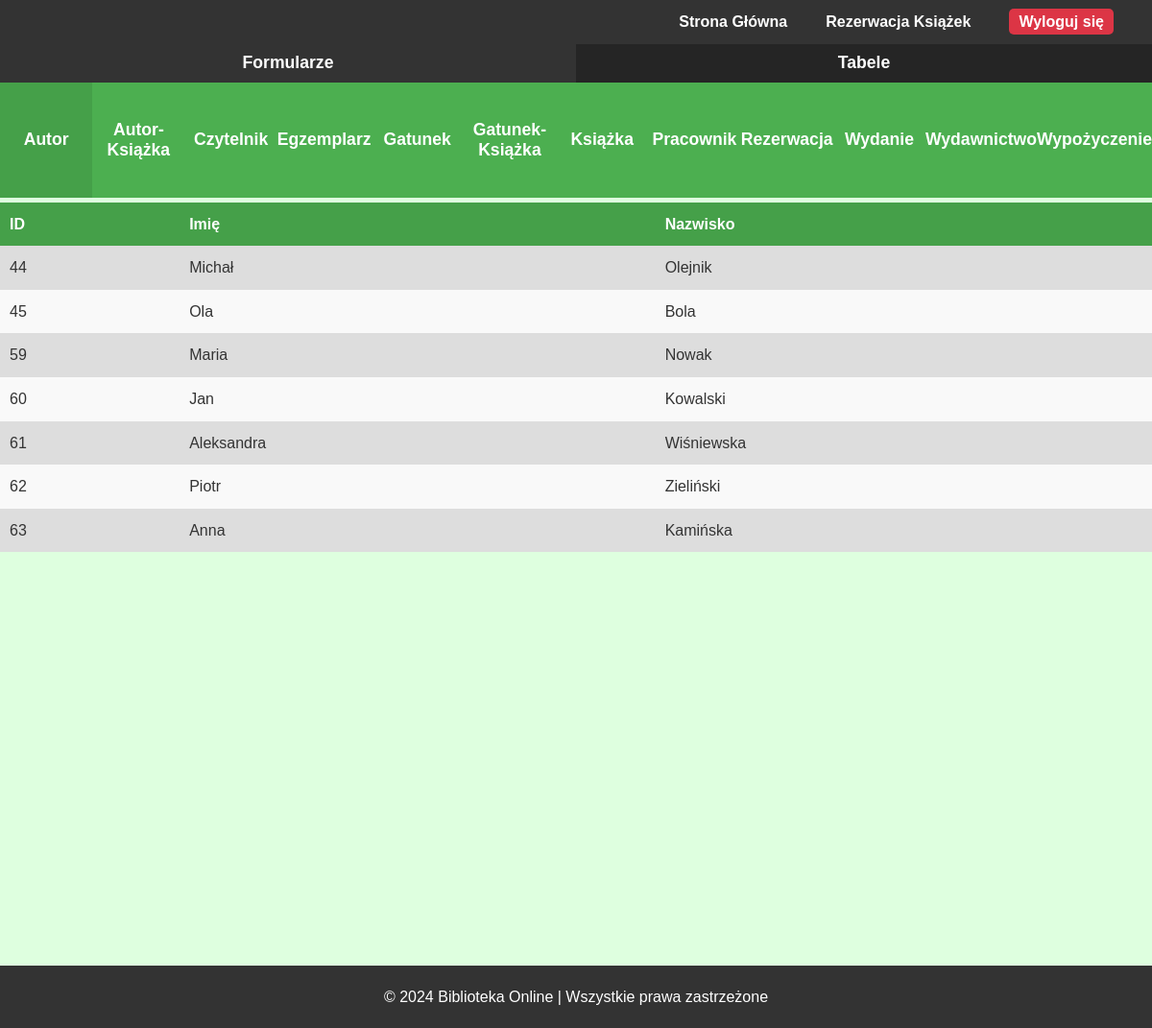
The app's page /php/admin/tabele/main_tabela.php (signed in), older data.
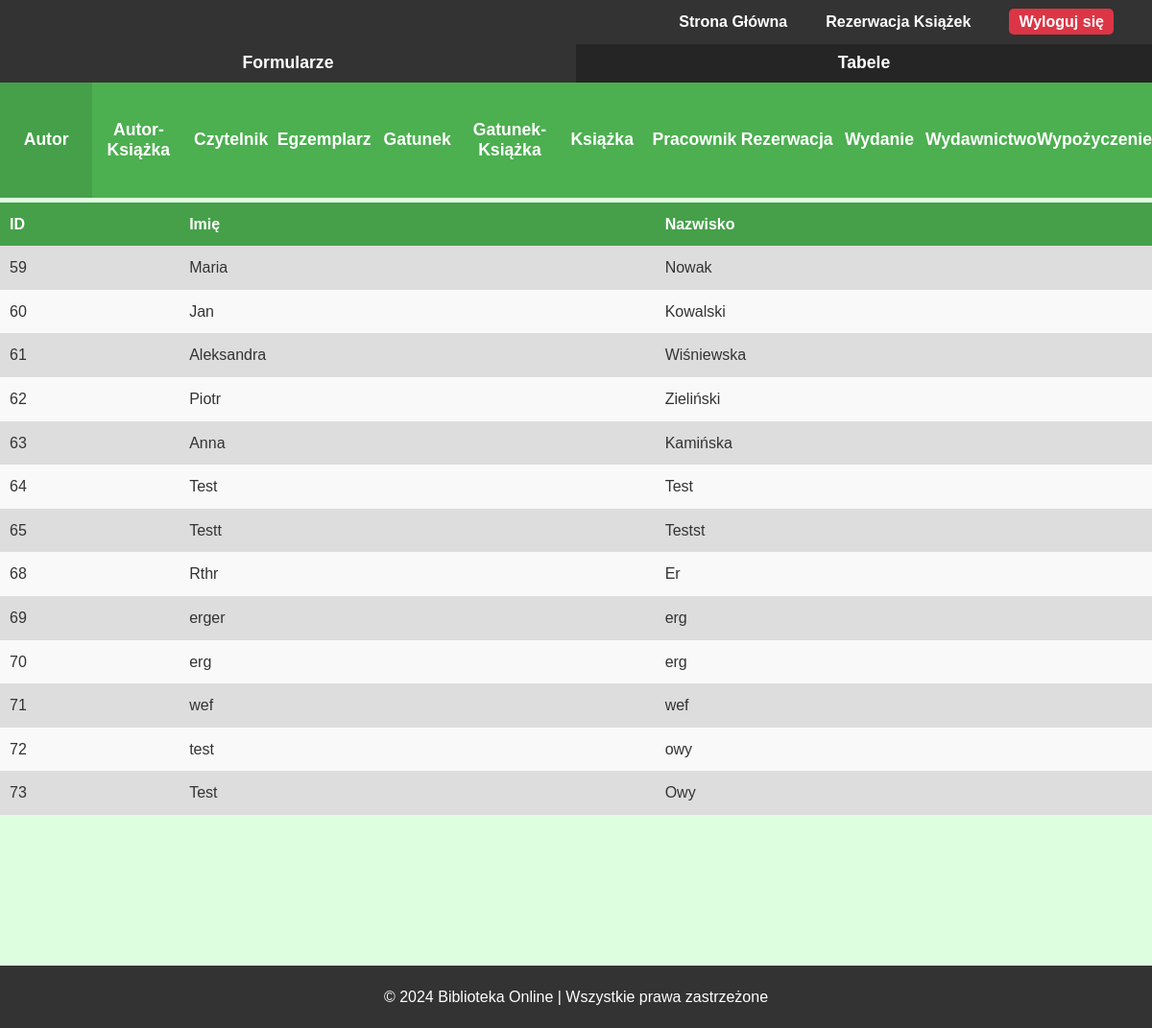
The same page, newer data.
### tables this page shows
CREATE TABLE `autor` (
  `ID` int(11) NOT NULL,
  `imie` varchar(50) NOT NULL,
  `nazwisko` varchar(50) NOT NULL
);

### php/admin/tabele/autor_tabela.php (the view)
<section id="tabela">
    <?php
    $sql = "SELECT * FROM autor";
    $result = $conn->query($sql);
    echo "<table>";
    echo "<thead>
            <tr>
                <th>ID</th>
                <th>Imię</th>
                <th>Nazwisko</th>
            </tr>
        </thead>";
    echo "<tbody>";
    if ($result->num_rows > 0)
    {
        while ($row = $result->fetch_assoc())
        {
            echo "<tr>
                    <td>" . $row["ID"] . "</td>
                    <td>" . $row["imie"] . "</td>
                    <td>" . $row["nazwisko"] . "</td>
                </tr>";
        }
    }
    else
    {
        echo "<tr>
                <td colspan='3' class='no-data'>Brak danych</td>
            </tr>";
    }
    echo "</tbody>";
    echo "</table>";
    ?>
</section>

### php/admin/tabele/main_tabela.php (shortened to what this page needs)
<?php
$tabela = isset($_GET['tabela']) ? $_GET['tabela'] : null;
if(!$tabela)
    $tabela = 'autor';
?>
<!DOCTYPE html>
<html lang="pl">
<head>
    <link rel="stylesheet" href="css/style.css">
    <link rel="stylesheet" href="css/admin.css">
</head>
<body>
    <header>
        <nav>
            <ul>
                <li><a href="/Biblioteka/index.php">Strona Główna</a></li>
                <li><a href="/Biblioteka/php/reservation.php">Rezerwacja Książek</a></li>
                <?php if(isset($_SESSION['user_id'])): ?>
                    <li><a href="/Biblioteka/php/logout.php" id="logoutBtn">Wyloguj się</a></li>
                <?php else: ?>
                    <li><a href="/Biblioteka/php/login.php">Zaloguj się</a></li>
                <?php endif; ?>
            </ul>
        </nav>
    </header>
    <section id="pasek">
        <ul>
            <li><a href="php/admin/formularze/main_formularz.php?formularz=<?php echo $tabela; ?>"><button>Formularze</button></a></li>
            <li><button disabled>Tabele</button></li>
        </ul>
    </section>
    <section id="panel">
        <ul>
            <?php
            $tabele = [
                'autor' => 'Autor',
                'autor_ksiazki' => 'Autor-Książka',
                'czytelnik' => 'Czytelnik',
                'egzemplarz' => 'Egzemplarz',
                'gatunek' => 'Gatunek',
                'gatunek_ksiazki' => 'Gatunek-Książka',
                'ksiazka' => 'Książka',
                'pracownik' => 'Pracownik',
                'rezerwacja' => 'Rezerwacja',
                'wydanie' => 'Wydanie',
                'wydawnictwo' => 'Wydawnictwo',
                'wypozyczenie' => 'Wypożyczenie'
            ];
            foreach ($tabele as $key => $value) {
                if ($tabela === $key) {
                    echo "<li><button disabled>$value</button></li>";
                } else {
                    echo "<li><a href='php/admin/tabele/main_tabela.php?tabela=$key'><button>$value</button></a></li>";
                }
            }
            ?>
        </ul>
    </section>
    <?php
        if ($tabela && array_key_exists($tabela, $tabele)){
            include(BASE_PATH . 'php/admin/tabele/' . $tabela . '_tabela.php');
        }
        else {
            echo "<p>Brak tabeli</p>";
        }
    ?>
    <footer>
        <p>&copy; 2024 Biblioteka Online | Wszystkie prawa zastrzeżone</p>
    </footer>
</body>
</html>

### css/style.css (style rules this page uses)
* { margin: 0; padding: 0; box-sizing: border-box; }
body { font-family: Arial, sans-serif; line-height: 1.6; background-color: #f4f4f4; color: #333; }
header { background-color: #333; color: #fff; padding: 10px 20px; }
header nav ul { color: #fff; list-style-type: none; margin: 0; padding: 0; display: flex; justify-content: flex-end; }
header nav ul li { display: inline; margin: 0 20px; }
header nav ul li a { text-decoration: none; color: #fff; font-weight: bold; font-family: Arial, sans-serif; }
#logoutBtn { background-color: #dc3545; color: white; padding: 5px 10px; text-decoration: none; font-weight: bold; border-radius: 5px; }
footer { text-align: center; padding: 20px 0; background-color: #333; color: white; position: relative; bottom: 0; width: 100%; }

### css/admin.css (style rules this page uses)
* { margin: 0; padding: 0; box-sizing: border-box; }
body { background-color: #deffdf; }
#pasek { background-color: #817f7f; height: 5vh; display: flex; justify-content: center; }
#pasek ul { display: flex; list-style-type: none; padding: 0; margin: 0; flex: 1; align-items: stretch; }
#pasek li { flex: 1; }
#pasek button { height: 100%; width: 100%; background-color: #333; color: white; font-size: 2.2vh; font-weight: bold; border: none; cursor: pointer; display: flex; align-items: center; justify-content: center; }
#pasek button:disabled { background-color: rgb(37, 37, 37); cursor: default; }
#panel { background-color: #4CAF50; height: 15vh; display: flex; justify-content: center; align-items: stretch; }
#panel ul { display: flex; list-style-type: none; padding: 0; margin: 0; flex: 1; align-items: stretch; }
#panel li { flex: 1; display: flex; justify-content: center; }
#panel button { height: 100%; width: 100%; background-color: #4CAF50; color: white; font-size: 2.2vh; font-weight: bold; border: none; cursor: pointer; display: flex; align-items: center; justify-content: center; }
#panel button:disabled { background-color: #45a049; cursor: default; }
#panel a { text-decoration: none; color: inherit; cursor: pointer; }
#pasek a { text-decoration: none; color: inherit; cursor: pointer; }
#tabela { background-color: #deffdf; height: auto; max-height: 100vh; height: 100vh; width: 100%; display: flex; justify-content: center; align-items: flex-start; box-sizing: border-box; overflow-y: scroll; direction: rtl; padding-top: 5px; }
#tabela table { border-collapse: collapse; width: 100%; max-height: 100%; overflow-y: auto; box-sizing: border-box; direction: ltr; }
#tabela table, th, td { box-sizing: border-box; }
#tabela th, td { padding: 10px; text-align: left; vertical-align: top; }
#tabela th { position: sticky; top: 0; background-color: #45a049; color: white; z-index: 2; }
#tabela tbody tr:nth-child(odd) { background-color: #ddd; }
#tabela tbody tr:nth-child(even) { background-color: #f9f9f9; }

Row changes from the older to the newer data that the page shows:
removed autor: ID "44", imie "Michał", nazwisko "Olejnik"
removed autor: ID "45", imie "Ola", nazwisko "Bola"
added autor: ID "64", imie "Test", nazwisko "Test"
added autor: ID "65", imie "Testt", nazwisko "Testst"
added autor: ID "68", imie "Rthr", nazwisko "Er"
added autor: ID "69", imie "erger", nazwisko "erg"
added autor: ID "70", imie "erg", nazwisko "erg"
added autor: ID "71", imie "wef", nazwisko "wef"
added autor: ID "72", imie "test", nazwisko "owy"
added autor: ID "73", imie "Test", nazwisko "Owy"
